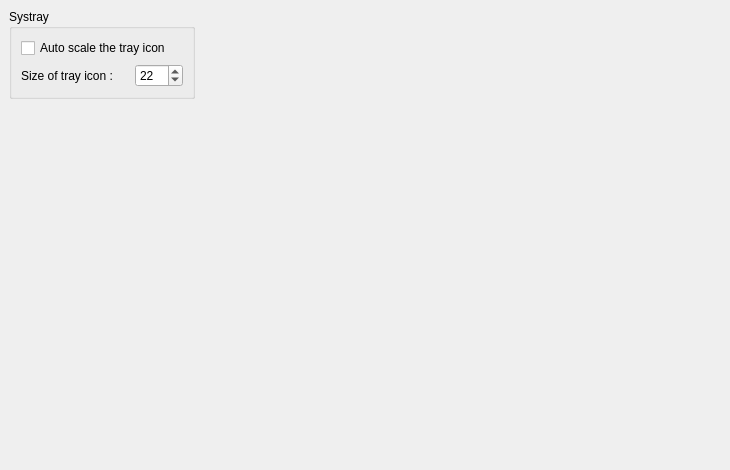
<ui version="4.0" >
 <author></author>
 <comment></comment>
 <exportmacro></exportmacro>
 <class>RzxTrayPropUI</class>
 <widget class="QWidget" name="RzxTrayPropUI" >
  <property name="geometry" >
   <rect>
    <x>0</x>
    <y>0</y>
    <width>730</width>
    <height>470</height>
   </rect>
  </property>
  <property name="windowTitle" >
   <string>Form</string>
  </property>
  <layout class="QGridLayout" >
   <property name="margin" >
    <number>9</number>
   </property>
   <property name="spacing" >
    <number>6</number>
   </property>
   <item row="1" column="0" >
    <spacer>
     <property name="orientation" >
      <enum>Qt::Vertical</enum>
     </property>
     <property name="sizeHint" >
      <size>
       <width>186</width>
       <height>331</height>
      </size>
     </property>
    </spacer>
   </item>
   <item row="0" column="0" >
    <widget class="QGroupBox" name="groupSystray" >
     <property name="whatsThis" >
      <string>&lt;h3>Systray&lt;/h3>&lt;p>Do you want to have qRezix reduced to an icon in the systray ?&lt;/p></string>
     </property>
     <property name="title" >
      <string>Systray</string>
     </property>
     <layout class="QGridLayout" >
      <property name="margin" >
       <number>9</number>
      </property>
      <property name="spacing" >
       <number>6</number>
      </property>
      <item row="0" column="0" colspan="2" >
       <widget class="QCheckBox" name="cbAutoScale" >
        <property name="whatsThis" >
         <string>&lt;h3>Auto-scale&lt;/h3>&lt;p>If enabled, qRezix will try to automaticly adjust the trayicon size to fit its container&lt;/p></string>
        </property>
        <property name="text" >
         <string>Auto scale the tray icon</string>
        </property>
       </widget>
      </item>
      <item row="1" column="0" >
       <widget class="QLabel" name="lblTraySize" >
        <property name="text" >
         <string>Size of tray icon :</string>
        </property>
        <property name="buddy" >
         <cstring>sbTraySize</cstring>
        </property>
       </widget>
      </item>
      <item row="1" column="1" >
       <widget class="QSpinBox" name="sbTraySize" >
        <property name="sizePolicy" >
         <sizepolicy>
          <hsizetype>5</hsizetype>
          <vsizetype>5</vsizetype>
          <horstretch>0</horstretch>
          <verstretch>0</verstretch>
         </sizepolicy>
        </property>
        <property name="minimumSize" >
         <size>
          <width>48</width>
          <height>0</height>
         </size>
        </property>
        <property name="maximumSize" >
         <size>
          <width>48</width>
          <height>32767</height>
         </size>
        </property>
        <property name="buttonSymbols" >
         <enum>QAbstractSpinBox::UpDownArrows</enum>
        </property>
        <property name="maximum" >
         <number>128</number>
        </property>
        <property name="minimum" >
         <number>1</number>
        </property>
        <property name="value" >
         <number>22</number>
        </property>
       </widget>
      </item>
     </layout>
    </widget>
   </item>
   <item row="0" column="1" >
    <spacer>
     <property name="orientation" >
      <enum>Qt::Horizontal</enum>
     </property>
     <property name="sizeHint" >
      <size>
       <width>421</width>
       <height>66</height>
      </size>
     </property>
    </spacer>
   </item>
  </layout>
 </widget>
 <pixmapfunction></pixmapfunction>
 <tabstops>
  <tabstop>cbAutoScale</tabstop>
  <tabstop>sbTraySize</tabstop>
 </tabstops>
 <resources/>
 <connections>
  <connection>
   <sender>cbAutoScale</sender>
   <signal>toggled(bool)</signal>
   <receiver>lblTraySize</receiver>
   <slot>setDisabled(bool)</slot>
   <hints>
    <hint type="sourcelabel" >
     <x>39</x>
     <y>44</y>
    </hint>
    <hint type="destinationlabel" >
     <x>107</x>
     <y>88</y>
    </hint>
   </hints>
  </connection>
  <connection>
   <sender>cbAutoScale</sender>
   <signal>toggled(bool)</signal>
   <receiver>sbTraySize</receiver>
   <slot>setDisabled(bool)</slot>
   <hints>
    <hint type="sourcelabel" >
     <x>244</x>
     <y>54</y>
    </hint>
    <hint type="destinationlabel" >
     <x>255</x>
     <y>82</y>
    </hint>
   </hints>
  </connection>
 </connections>
</ui>
